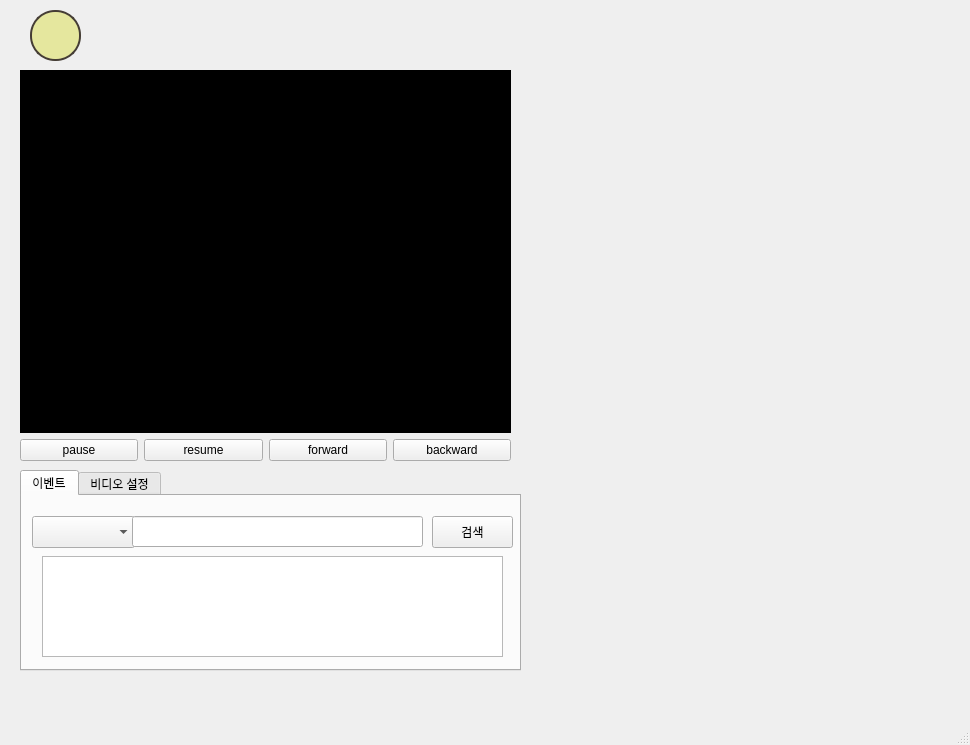
<?xml version="1.0" encoding="UTF-8"?>
<ui version="4.0">
 <class>MainWindow</class>
 <widget class="QMainWindow" name="MainWindow">
  <property name="geometry">
   <rect>
    <x>0</x>
    <y>0</y>
    <width>970</width>
    <height>745</height>
   </rect>
  </property>
  <property name="windowTitle">
   <string>MainWindow</string>
  </property>
  <widget class="QWidget" name="centralwidget">
   <widget class="QWidget" name="metaDataContainer" native="true">
    <property name="geometry">
     <rect>
      <x>540</x>
      <y>70</y>
      <width>411</width>
      <height>601</height>
     </rect>
    </property>
   </widget>
   <widget class="QWidget" name="gridLayoutWidget">
    <property name="geometry">
     <rect>
      <x>20</x>
      <y>70</y>
      <width>491</width>
      <height>391</height>
     </rect>
    </property>
    <layout class="QGridLayout" name="gridLayout_2">
     <item row="2" column="2">
      <widget class="QPushButton" name="forwardButton">
       <property name="text">
        <string>forward</string>
       </property>
      </widget>
     </item>
     <item row="0" column="0" colspan="4">
      <widget class="QLabel" name="videoLabel">
       <property name="styleSheet">
        <string notr="true">QLabel {
        background:  rgb(0, 0, 0);  /* 배경 투명 transparent */
        border: 1px solid black;   /* 얇은 검은색 테두리 */
        padding: 5px;              /* 테두리와 이미지 간의 간격 */
    }</string>
       </property>
       <property name="text">
        <string/>
       </property>
      </widget>
     </item>
     <item row="2" column="1">
      <widget class="QPushButton" name="resumeButton">
       <property name="text">
        <string>resume</string>
       </property>
      </widget>
     </item>
     <item row="2" column="0">
      <widget class="QPushButton" name="pauseButton">
       <property name="text">
        <string>pause</string>
       </property>
      </widget>
     </item>
     <item row="2" column="3">
      <widget class="QPushButton" name="backwardButton">
       <property name="text">
        <string>backward</string>
       </property>
      </widget>
     </item>
    </layout>
   </widget>
   <widget class="QTabWidget" name="tabWidget">
    <property name="geometry">
     <rect>
      <x>20</x>
      <y>470</y>
      <width>501</width>
      <height>201</height>
     </rect>
    </property>
    <property name="currentIndex">
     <number>0</number>
    </property>
    <widget class="QWidget" name="tab">
     <attribute name="title">
      <string>이벤트</string>
     </attribute>
     <widget class="QComboBox" name="eventcomboBox">
      <property name="geometry">
       <rect>
        <x>10</x>
        <y>20</y>
        <width>103</width>
        <height>32</height>
       </rect>
      </property>
     </widget>
     <widget class="QLineEdit" name="eventlineEdit">
      <property name="geometry">
       <rect>
        <x>110</x>
        <y>20</y>
        <width>291</width>
        <height>31</height>
       </rect>
      </property>
     </widget>
     <widget class="QPushButton" name="searchButton">
      <property name="geometry">
       <rect>
        <x>410</x>
        <y>20</y>
        <width>81</width>
        <height>32</height>
       </rect>
      </property>
      <property name="text">
       <string>검색</string>
      </property>
     </widget>
     <widget class="QTableView" name="eventlogtableView">
      <property name="geometry">
       <rect>
        <x>20</x>
        <y>60</y>
        <width>461</width>
        <height>101</height>
       </rect>
      </property>
     </widget>
    </widget>
    <widget class="QWidget" name="tab_2">
     <attribute name="title">
      <string>비디오 설정</string>
     </attribute>
     <widget class="QLabel" name="label">
      <property name="geometry">
       <rect>
        <x>20</x>
        <y>40</y>
        <width>58</width>
        <height>16</height>
       </rect>
      </property>
      <property name="text">
       <string>밝기</string>
      </property>
     </widget>
     <widget class="QLabel" name="label_2">
      <property name="geometry">
       <rect>
        <x>20</x>
        <y>80</y>
        <width>58</width>
        <height>16</height>
       </rect>
      </property>
      <property name="text">
       <string>채도</string>
      </property>
     </widget>
     <widget class="QLabel" name="label_3">
      <property name="geometry">
       <rect>
        <x>20</x>
        <y>120</y>
        <width>58</width>
        <height>16</height>
       </rect>
      </property>
      <property name="text">
       <string>선명도</string>
      </property>
     </widget>
     <widget class="QSlider" name="brightnessSlider">
      <property name="geometry">
       <rect>
        <x>90</x>
        <y>40</y>
        <width>371</width>
        <height>25</height>
       </rect>
      </property>
      <property name="orientation">
       <enum>Qt::Horizontal</enum>
      </property>
     </widget>
     <widget class="QSlider" name="saturationSlider">
      <property name="geometry">
       <rect>
        <x>90</x>
        <y>80</y>
        <width>371</width>
        <height>25</height>
       </rect>
      </property>
      <property name="orientation">
       <enum>Qt::Horizontal</enum>
      </property>
     </widget>
     <widget class="QSlider" name="sharpnessSlider">
      <property name="geometry">
       <rect>
        <x>90</x>
        <y>120</y>
        <width>371</width>
        <height>25</height>
       </rect>
      </property>
      <property name="orientation">
       <enum>Qt::Horizontal</enum>
      </property>
     </widget>
    </widget>
   </widget>
   <widget class="QPushButton" name="btnToggleMode">
    <property name="geometry">
     <rect>
      <x>30</x>
      <y>10</y>
      <width>51</width>
      <height>51</height>
     </rect>
    </property>
    <property name="styleSheet">
     <string notr="true">QPushButton {
    background-color: rgb(229, 231, 158); /* 배경색 */
    border: 2px solid rgb(69, 61, 53); /* 테두리 색상과 두께 */
    border-radius: 25px; /* 버튼 크기의 절반으로 설정 (정확한 원형) */
    color: white; /* 텍스트 색상 */
    font-size: 15px; /* 텍스트 크기 */
    width: 30px; /* 버튼의 너비 */
    height: 30px; /* 버튼의 높이 */
}

QPushButton:hover {
    background-color: rgb(170, 197, 227); /* 호버 상태 배경색 */
}

QPushButton:pressed {
    background-color: rgb(252, 253, 248); /* 클릭 시 배경색 */
}</string>
    </property>
    <property name="text">
     <string/>
    </property>
   </widget>
  </widget>
  <widget class="QMenuBar" name="menubar">
   <property name="geometry">
    <rect>
     <x>0</x>
     <y>0</y>
     <width>970</width>
     <height>24</height>
    </rect>
   </property>
  </widget>
  <widget class="QStatusBar" name="statusbar"/>
 </widget>
 <resources/>
 <connections/>
</ui>
